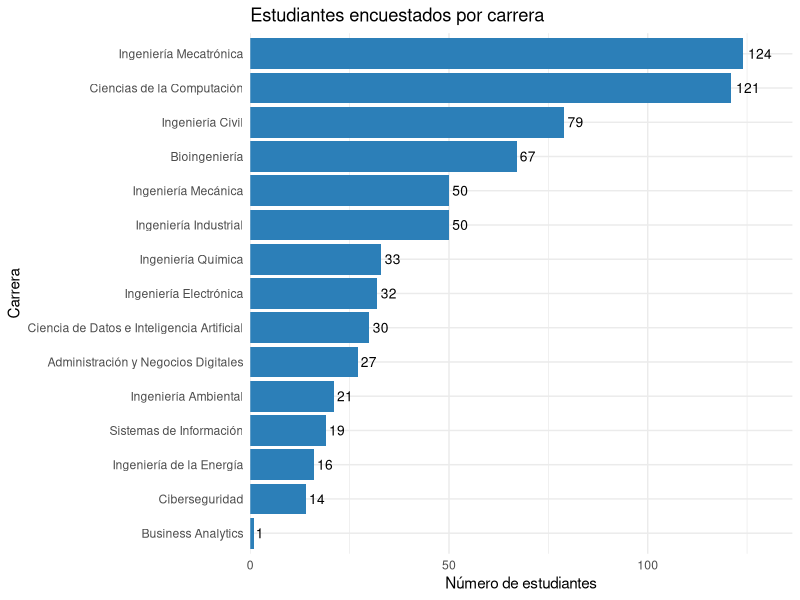
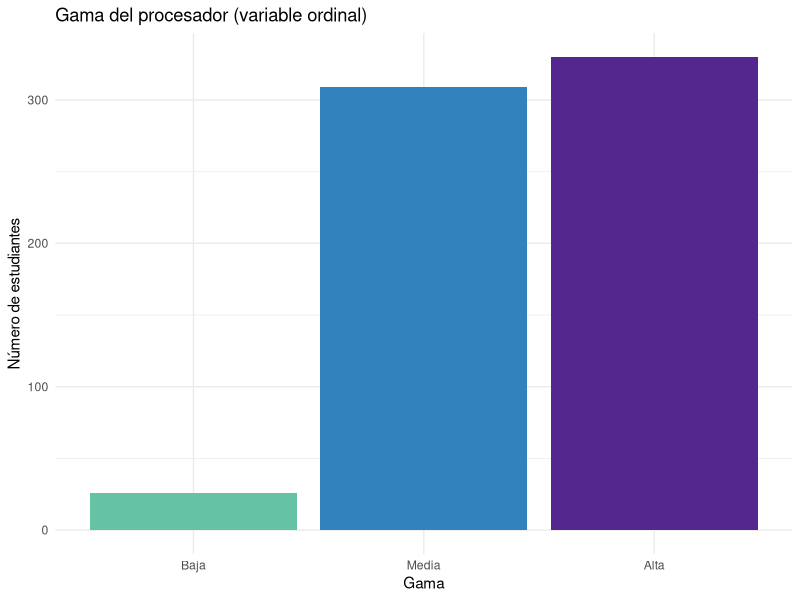
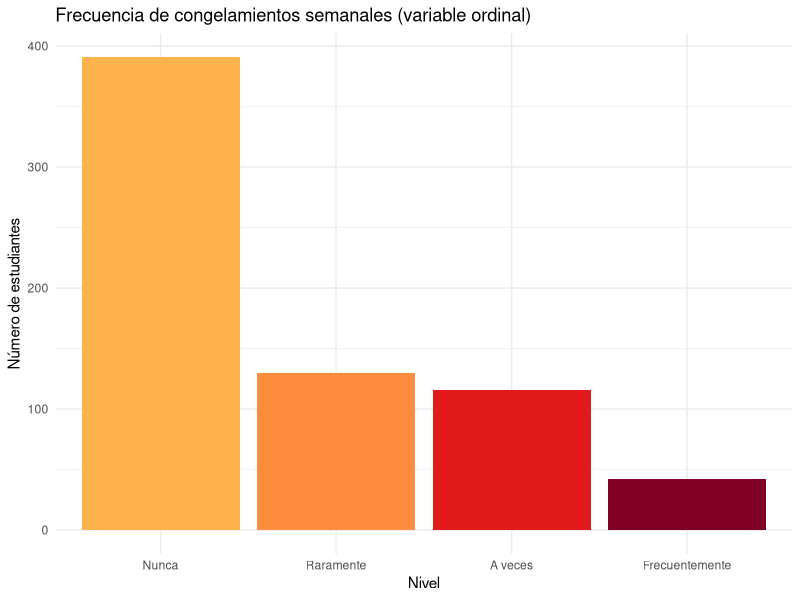
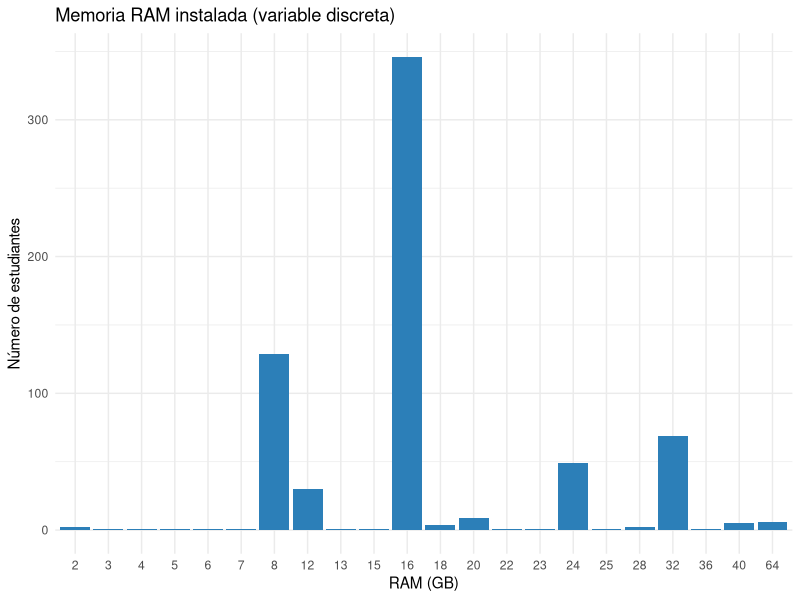
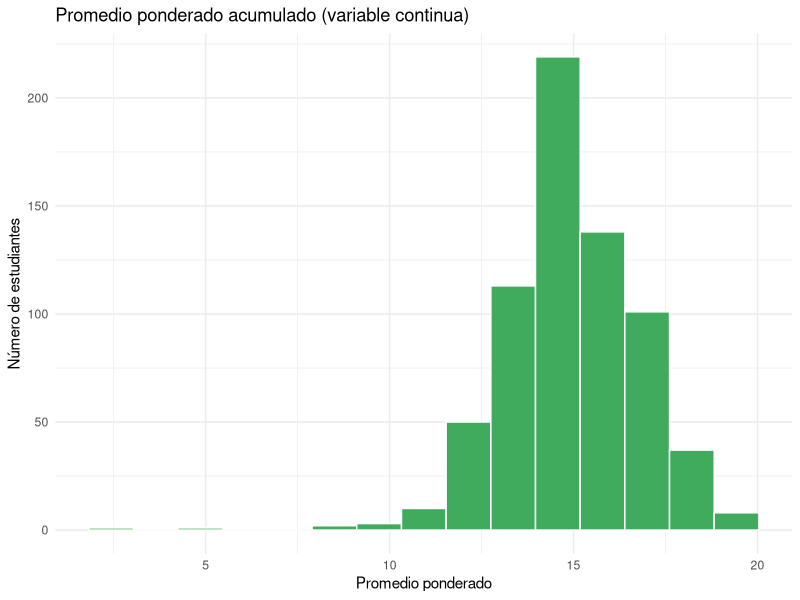
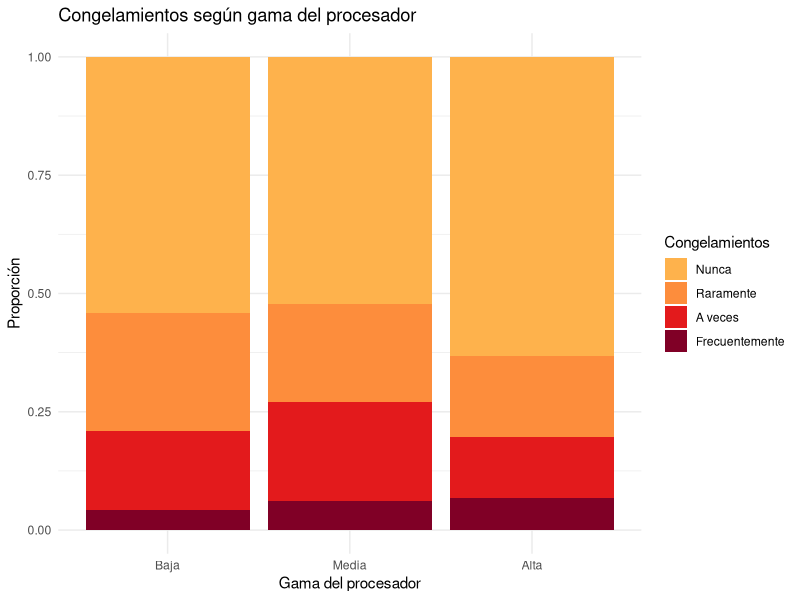
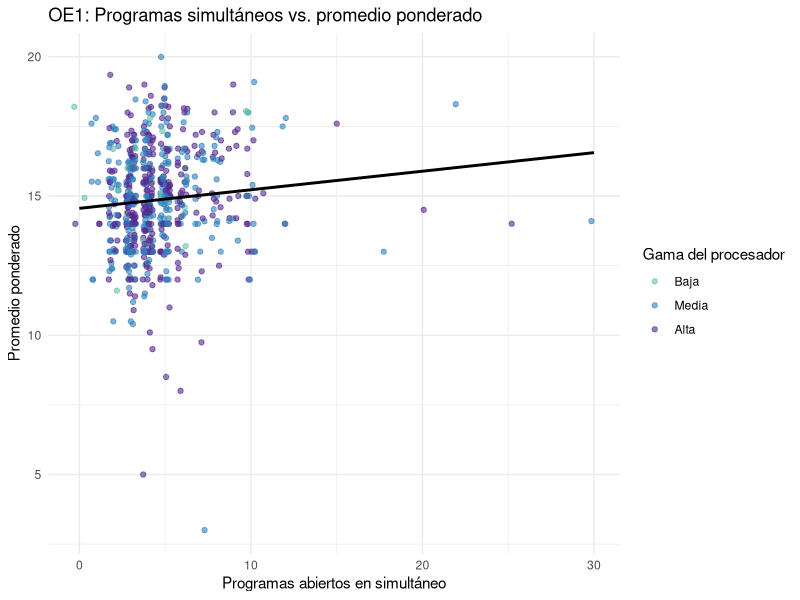
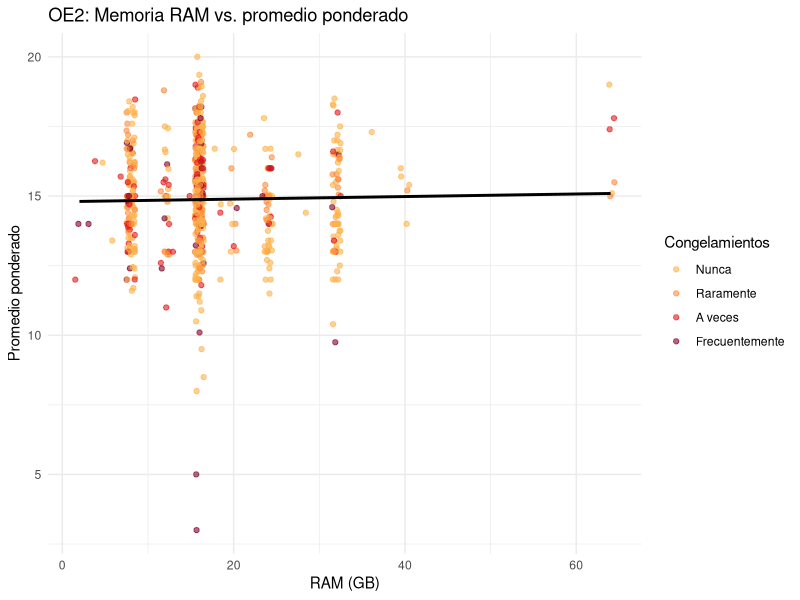

R code for these plots, in order:
## ---- chunk 1
paquetes <- c("dplyr", "readr", "stringr", "tidyr", "purrr", "tibble",
              "ggplot2", "glue", "knitr", "forcats")
faltan <- paquetes[!paquetes %in% rownames(installed.packages())]
if (length(faltan) > 0) install.packages(faltan, repos = "https://cloud.r-project.org")
library(dplyr)
library(readr)
library(stringr)
library(tidyr)
library(purrr)
library(tibble)
library(ggplot2)
library(glue)
library(knitr)
library(forcats)
## ---- chunk 2
raw <- read_csv("Encuesta.csv", show_col_types = FALSE)
## ---- chunk 3
datos_g3 <- raw %>%
  transmute(
    id_respuesta           = row_number(),
    grupo_encuestador      = `¿Qué grupo lo está encuestando?`,
    carrera                = `¿Cuál es tu carrera profesional?`,
    ciclo                  = `¿En qué ciclo académico estás actualmente? (Ej. 1,2,...,10)`,
    gama_procesador        = `¿A qué gama pertenece el procesador de tu laptop?`,
    fabricante_procesador  = `¿De qué marca/fabricante es el procesador de tu laptop?`,
    ram_gb                 = `¿Cuál es la capacidad de memoria RAM instalada en tu laptop en GB?`,
    programas_simultaneos  = `¿Cuántos programas o aplicaciones sueles tener abiertas en simultáneo mientras estudias?`,
    congelamientos_semana  = `En la última semana, ¿Cuántas veces tuviste que pausar o cancelar una tarea académica porque tu laptop se trabó, se reinició sola, o se cerró un programa sin que tú lo quisieras? (da un número aproximado)`,
    promedio_ponderado     = `¿Cuál es tu promedio ponderado acumulado actual? (ej. 15.4 )`,
    tiempo_estudio_horas   = `¿Cuántas horas diarias, en promedio, dedicas a estudiar o hacer trabajos con tu laptop?`
  )
## ---- chunk 4
radiografia <- function(df) {
  tibble(
    variable = names(df),
    tipo     = map_chr(df, ~ class(.x)[1]),
    n_na     = map_int(df, ~ sum(is.na(.x))),
    n_ceros  = map_int(df, ~ sum(suppressWarnings(as.numeric(.x)) == 0, na.rm = TRUE)),
    n_unicos = map_int(df, ~ n_distinct(.x))
  )
}
## ---- chunk 5
datos_norm <- datos_g3 %>%
  mutate(
    across(c(ciclo, ram_gb, programas_simultaneos, congelamientos_semana,
             promedio_ponderado, tiempo_estudio_horas), as.numeric),
    carrera         = str_trim(carrera),
    gama_procesador = str_trim(gama_procesador),
    fabricante_procesador = str_to_lower(str_trim(fabricante_procesador))
  )
## ---- chunk 6
datos_norm <- datos_norm %>%
  mutate(
    fabricante_procesador = case_when(
      str_detect(fabricante_procesador, "intel|inter")            ~ "Intel",
      str_detect(fabricante_procesador, "amd|ryzen")               ~ "AMD",
      str_detect(fabricante_procesador, "apple|\\bm1\\b|\\bm2\\b|\\bm3\\b") ~ "Apple",
      str_detect(fabricante_procesador, "no s[eé]|no lo s[eé]|desconoc") ~ NA_character_,
      TRUE ~ "Otro"
    )
  )

# PARA DECIDIR COMO EQUIPO: la categoría "Otro" agrupa respuestas que no son un
# fabricante de procesador (tarjetas gráficas, marcas de laptop, números sueltos, etc.).
# Se dejó igual que en el avance; revisar si conviene tratarlas como NA.
## ---- chunk 7
datos_norm <- datos_norm %>%
  mutate(
    gama_procesador = case_when(
      str_detect(gama_procesador, "Baja")  ~ "Baja",
      str_detect(gama_procesador, "Media") ~ "Media",
      str_detect(gama_procesador, "Alta")  ~ "Alta",
      TRUE ~ NA_character_
    ),
    gama_procesador = factor(gama_procesador,
                              levels = c("Baja", "Media", "Alta"),
                              ordered = TRUE)
  )
## ---- chunk 8
CICLO_MIN <- 1
CICLO_MAX <- 10

fuera_ciclo <- datos_norm %>% filter(ciclo < CICLO_MIN | ciclo > CICLO_MAX)

datos_poblacion <- datos_norm %>%
  filter(ciclo >= CICLO_MIN & ciclo <= CICLO_MAX)

n_excluidos_ciclo <- nrow(datos_g3) - nrow(datos_poblacion)
valores_excluidos_ciclo <- sort(unique(fuera_ciclo$ciclo))
## ---- chunk 9
# Para este paso se mantienen los rangos planteados por el equipo en el avance.
#
# PARA DECIDIR COMO EQUIPO: dos rangos son difíciles de justificar de forma lógica y
# podrían definirse con la regla del IQR (Q1 - 1.5*IQR, Q3 + 1.5*IQR):
#  - programas_simultaneos: el máximo de 30 es muy amplio; con IQR el límite superior
#    sería 8 programas (invalidaría unas 46 celdas más).
#  - promedio_ponderado: el mínimo de 0.01 permite promedios poco creíbles (3, 5, 8);
#    con IQR el límite inferior sería 10.35 (invalidaría unas 7 celdas más).
limites <- tribble(
  ~variable,                ~min_valido, ~max_valido, ~justificacion,
  "ram_gb",                 2,           64,          "Las laptops de consumo van desde equipos básicos con 2 GB hasta equipos de alto rendimiento con 64 GB; valores como 0 o 6798 GB no corresponden a la RAM real de una laptop.",
  "programas_simultaneos",  0,           30,          "Más de 30 programas abiertos a la vez no es una cantidad sostenible para estudiar con una laptop.",
  "congelamientos_semana",  0,           15,          "No puede haber conteos negativos y más de 15 en una semana equivaldría a más de dos interrupciones por día, algo poco creíble.",
  "promedio_ponderado",     0.01,        20,          "El promedio debe ser mayor que 0 y no puede superar 20, el máximo de la escala vigesimal de UTEC.",
  "tiempo_estudio_horas",   0.01,        16,          "Un día tiene 24 horas y, descontando unas 8 de sueño, quedan 16 horas como máximo disponibles."
)
## ---- chunk 10
detectar_outliers <- function(df, var, min_v, max_v) {
  x <- df[[var]]
  x[!is.na(x) & (x < min_v | x > max_v)]
}

reporte_outliers <- limites %>%
  mutate(
    valores_excluidos = pmap(list(variable, min_valido, max_valido),
                              ~ detectar_outliers(datos_poblacion, ..1, ..2, ..3)),
    n_excluidos = map_int(valores_excluidos, length),
    valores_texto = map_chr(valores_excluidos,
                             ~ if (length(.x) == 0) "—" else paste(sort(.x), collapse = ", "))
  )
## ---- chunk 11
#| label: tbl-limites
#| tbl-cap: "Rango válido de cada variable numérica, su justificación y los valores invalidados."
reporte_outliers %>%
  transmute(
    Variable = variable,
    `Rango válido` = glue("[{min_valido}, {max_valido}]"),
    `Justificación` = justificacion,
    `Valores invalidados` = valores_texto
  ) %>%
  kable()
## ---- chunk 12
datos_out <- datos_poblacion

for (i in seq_len(nrow(limites))) {
  v      <- limites$variable[i]
  lo     <- limites$min_valido[i]
  hi     <- limites$max_valido[i]
  fuera  <- datos_out[[v]] < lo | datos_out[[v]] > hi
  datos_out[[v]][which(fuera)] <- NA
}

total_marcados <- sum(reporte_outliers$n_excluidos)
## ---- chunk 13
tabla_carrera <- datos_out %>% count(carrera, sort = TRUE)

UMBRAL_BAJA_VARIABILIDAD <- 5

categorias_raras <- tabla_carrera %>% filter(n < UMBRAL_BAJA_VARIABILIDAD)
## ---- chunk 14
vars_analisis <- c("gama_procesador", "fabricante_procesador", "carrera", "ram_gb",
                    "programas_simultaneos", "congelamientos_semana",
                    "promedio_ponderado", "tiempo_estudio_horas")

n_total     <- nrow(datos_out)
n_completos <- datos_out %>% drop_na(all_of(vars_analisis)) %>% nrow()
## ---- chunk 15
# Se conservan las filas aunque tengan datos faltantes, salvo las que tengan una cantidad
# alta de NA (la mitad o más de las variables de análisis).
UMBRAL_NA <- length(vars_analisis) / 2

datos_limpios <- datos_out %>%
  mutate(n_na_fila = rowSums(is.na(across(all_of(vars_analisis))))) %>%
  filter(n_na_fila < UMBRAL_NA) %>%
  select(-n_na_fila)
## ---- chunk 16
rad_final <- radiografia(datos_limpios %>% select(all_of(vars_analisis)))
## ---- chunk 17
#| label: tbl-na
#| tbl-cap: "Datos faltantes y observaciones válidas por variable en la base final."
rad_final %>%
  transmute(Variable = variable, Tipo = tipo,
            `Datos faltantes` = n_na,
            `Observaciones válidas` = nrow(datos_limpios) - n_na) %>%
  kable()
## ---- chunk 18
datos_limpios <- datos_limpios %>%
  mutate(
    congelamientos_nivel = case_when(
      congelamientos_semana == 0 ~ "Nunca",
      congelamientos_semana == 1 ~ "Raramente",
      congelamientos_semana %in% 2:3 ~ "A veces",
      congelamientos_semana >= 4 ~ "Frecuentemente"
    ),
    congelamientos_nivel = factor(congelamientos_nivel,
                                   levels = c("Nunca", "Raramente", "A veces", "Frecuentemente"),
                                   ordered = TRUE)
  )
## ---- chunk 19
datos_limpios <- datos_limpios %>%
  mutate(
    # Nominales -> factor sin orden
    fabricante_procesador = factor(fabricante_procesador),
    carrera                = factor(carrera),
    # Ordinales -> factor ordenado (ya quedaron así arriba, se confirma)
    gama_procesador        = factor(gama_procesador, ordered = TRUE),
    congelamientos_nivel   = factor(congelamientos_nivel, ordered = TRUE),
    # Discretas -> integer
    ram_gb                 = as.integer(ram_gb),
    programas_simultaneos  = as.integer(programas_simultaneos),
    # Continuas -> double
    promedio_ponderado     = as.double(promedio_ponderado),
    tiempo_estudio_horas   = as.double(tiempo_estudio_horas)
  )
## ---- chunk 20
moda_categorica <- function(x) {
  tab <- table(x)
  names(tab)[which.max(tab)]
}

cv <- function(x) sd(x, na.rm = TRUE) / mean(x, na.rm = TRUE) * 100

resumen_cuanti <- function(x) {
  tibble(
    n        = sum(!is.na(x)),
    media    = mean(x, na.rm = TRUE),
    mediana  = median(x, na.rm = TRUE),
    sd       = sd(x, na.rm = TRUE),
    varianza = var(x, na.rm = TRUE),
    p25      = quantile(x, 0.25, na.rm = TRUE),
    p75      = quantile(x, 0.75, na.rm = TRUE),
    iqr      = IQR(x, na.rm = TRUE),
    cv       = cv(x),
    min      = min(x, na.rm = TRUE),
    max      = max(x, na.rm = TRUE)
  )
}

interpretar_cuanti <- function(nombre, s, descripcion = "") {
  calidad_cv <- if (s$cv < 15) "baja" else if (s$cv < 33) "moderada" else "alta"
  descriptor_sugerido <- if (s$cv < 33) "la media (o la mediana)" else "la mediana, por la alta dispersión"
  glue(
    "En promedio, los estudiantes reportan {round(s$media,2)} {descripcion}, aunque el 25% más ",
    "alto reporta más de {round(s$p75,2)} y el 25% más bajo reporta {round(s$p25,2)} o menos ",
    "(IQR = {round(s$iqr,2)}). La mediana es {round(s$mediana,2)}, es decir, la mitad de los ",
    "estudiantes está por debajo de ese valor. La variabilidad relativa es ",
    "**{calidad_cv}** (CV = {round(s$cv,1)}%), por lo que {descriptor_sugerido} ",
    "{ifelse(s$cv<33,'es un descriptor adecuado','resulta más representativa que la media')} ",
    "para resumir `{nombre}`."
  )
}

interpretar_categorica <- function(nombre, tabla, ordinal = FALSE) {
  top <- tabla %>% slice_max(n, n = 1)
  glue(
    "La categoría más frecuente de `{nombre}` es **{top[[1]][1]}**, con ",
    "{top$n[1]} de {sum(tabla$n)} respuestas ({round(100*top$n[1]/sum(tabla$n),1)}%). ",
    "{ifelse(ordinal, 'Al tratarse de una variable ordinal, el orden de las categorías es informativo: se puede leer la tabla como una progresión desde el nivel más bajo hasta el más alto.', 'Al ser nominal, las categorías no tienen un orden intrínseco, por lo que solo se compara su frecuencia relativa.')}"
  )
}
## ---- chunk 21
tabla_carrera_final <- datos_limpios %>%
  count(carrera, sort = TRUE) %>%
  mutate(proporcion = round(100 * n / sum(n), 1))
## ---- chunk 22
#| label: fig-carrera
#| fig-cap: "Distribución de los estudiantes por carrera."
#| fig-height: 5.5
ggplot(tabla_carrera_final, aes(x = n, y = fct_reorder(carrera, n))) +
  geom_col(fill = "#2C7FB8") +
  geom_text(aes(label = n), hjust = -0.2, size = 3.5) +
  scale_x_continuous(expand = expansion(mult = c(0, .1))) +
  labs(title = "Estudiantes encuestados por carrera",
       x = "Número de estudiantes", y = "Carrera") +
  theme_minimal()
## ---- chunk 23
cat(interpretar_categorica("carrera", tabla_carrera_final, ordinal = FALSE))
## ---- chunk 24
# Colores: cada variable categórica conserva su paleta en todos los gráficos
col_gama   <- c("Baja" = "#66C2A5", "Media" = "#3182BD", "Alta" = "#54278F")
col_congel <- c("Nunca" = "#FEB24C", "Raramente" = "#FD8D3C",
                "A veces" = "#E31A1C", "Frecuentemente" = "#800026")
## ---- chunk 25
tabla_gama2 <- datos_limpios %>%
  drop_na(gama_procesador) %>%
  count(gama_procesador) %>%
  mutate(proporcion = round(100 * n / sum(n), 1))
## ---- chunk 26
#| label: fig-gama
#| fig-cap: "Distribución de la gama del procesador."
ggplot(drop_na(datos_limpios, gama_procesador), aes(x = gama_procesador, fill = gama_procesador)) +
  geom_bar(show.legend = FALSE) +
  scale_fill_manual(values = col_gama) +
  labs(title = "Gama del procesador (variable ordinal)",
       x = "Gama", y = "Número de estudiantes") +
  theme_minimal()
## ---- chunk 27
#| label: tbl-gama
#| tbl-cap: "Frecuencia de la gama del procesador."
kable(tabla_gama2, col.names = c("Gama", "n", "Porcentaje (%)"))
## ---- chunk 28
cat(interpretar_categorica("gama_procesador", tabla_gama2, ordinal = TRUE))
## ---- chunk 29
tabla_congel2 <- datos_limpios %>%
  drop_na(congelamientos_nivel) %>%
  count(congelamientos_nivel) %>%
  mutate(proporcion = round(100 * n / sum(n), 1))
## ---- chunk 30
#| label: fig-congel
#| fig-cap: "Distribución de la frecuencia de congelamientos semanales."
ggplot(drop_na(datos_limpios, congelamientos_nivel), aes(x = congelamientos_nivel, fill = congelamientos_nivel)) +
  geom_bar(show.legend = FALSE) +
  scale_fill_manual(values = col_congel) +
  labs(title = "Frecuencia de congelamientos semanales (variable ordinal)",
       x = "Nivel", y = "Número de estudiantes") +
  theme_minimal()
## ---- chunk 31
#| label: tbl-congel
#| tbl-cap: "Frecuencia de los congelamientos semanales."
kable(tabla_congel2, col.names = c("Nivel", "n", "Porcentaje (%)"))
## ---- chunk 32
cat(interpretar_categorica("congelamientos_nivel", tabla_congel2, ordinal = TRUE))
## ---- chunk 33
s_ram <- resumen_cuanti(datos_limpios$ram_gb)
## ---- chunk 34
#| label: fig-ram
#| fig-cap: "Distribución de la memoria RAM instalada."
ggplot(drop_na(datos_limpios, ram_gb), aes(x = factor(ram_gb))) +
  geom_bar(fill = "#2C7FB8") +
  labs(title = "Memoria RAM instalada (variable discreta)",
       x = "RAM (GB)", y = "Número de estudiantes") +
  theme_minimal()
## ---- chunk 35
#| label: tbl-ram
#| tbl-cap: "Descriptores de la memoria RAM (GB)."
s_ram %>%
  select(n, media, mediana, sd, iqr, cv) %>%
  kable(digits = 2, col.names = c("n", "Media", "Mediana", "Desv. est.", "IQR", "CV (%)"))
## ---- chunk 36
cat(interpretar_cuanti("ram_gb", s_ram, "GB de memoria RAM instalada en su laptop"))
## ---- chunk 37
s_prom <- resumen_cuanti(datos_limpios$promedio_ponderado)
## ---- chunk 38
#| label: fig-promedio
#| fig-cap: "Distribución del promedio ponderado acumulado."
ggplot(drop_na(datos_limpios, promedio_ponderado), aes(x = promedio_ponderado)) +
  geom_histogram(bins = 15, fill = "#41AB5D", color = "white") +
  labs(title = "Promedio ponderado acumulado (variable continua)",
       x = "Promedio ponderado", y = "Número de estudiantes") +
  theme_minimal()
## ---- chunk 39
#| label: tbl-promedio
#| tbl-cap: "Descriptores del promedio ponderado acumulado."
s_prom %>%
  select(n, media, mediana, sd, iqr, cv) %>%
  kable(digits = 2, col.names = c("n", "Media", "Mediana", "Desv. est.", "IQR", "CV (%)"))
## ---- chunk 40
cat(interpretar_cuanti("promedio_ponderado", s_prom, "puntos de promedio ponderado"))
## ---- chunk 41
tabla_cruzada <- datos_limpios %>%
  drop_na(gama_procesador, congelamientos_nivel) %>%
  count(gama_procesador, congelamientos_nivel) %>%
  group_by(gama_procesador) %>%
  mutate(proporcion = round(100 * n / sum(n), 1)) %>%
  ungroup()
## ---- chunk 42
#| label: tbl-cruzada
#| tbl-cap: "Estudiantes por gama del procesador y nivel de congelamientos."
tabla_cruzada %>%
  select(gama_procesador, congelamientos_nivel, n, proporcion) %>%
  arrange(gama_procesador, congelamientos_nivel) %>%
  kable(col.names = c("Gama", "Congelamientos", "n", "Porcentaje dentro de la gama (%)"))
## ---- chunk 43
#| label: fig-cat-cat
#| fig-cap: "Congelamientos semanales según la gama del procesador."
ggplot(tabla_cruzada, aes(x = gama_procesador, y = proporcion, fill = congelamientos_nivel)) +
  geom_col(position = "fill") +
  scale_fill_manual(values = col_congel) +
  labs(title = "Congelamientos según gama del procesador",
       x = "Gama del procesador", y = "Proporción",
       fill = "Congelamientos") +
  theme_minimal()
## ---- chunk 44
frecuentes_por_gama <- tabla_cruzada %>%
  filter(congelamientos_nivel == "Frecuentemente") %>%
  select(gama_procesador, proporcion)

gama_mas_frecuente <- frecuentes_por_gama %>% slice_max(proporcion, n = 1)
gama_menos_frecuente <- frecuentes_por_gama %>% slice_min(proporcion, n = 1)

cat(glue(
  "Entre los estudiantes con gama **{gama_mas_frecuente$gama_procesador[1]}**, el ",
  "{gama_mas_frecuente$proporcion[1]}% reporta congelamientos \"Frecuentemente\", frente a solo ",
  "{gama_menos_frecuente$proporcion[1]}% entre los de gama **{gama_menos_frecuente$gama_procesador[1]}**. ",
  "Esto sugiere que la gama del procesador y la frecuencia de congelamientos **no se distribuyen ",
  "de forma homogénea** entre sí, es decir, parecen estar asociadas."
))
## ---- chunk 45
cor_prog_prom <- cor(datos_limpios$programas_simultaneos, datos_limpios$promedio_ponderado,
                      use = "complete.obs")

cor_prog_gama <- datos_limpios %>%
  drop_na(gama_procesador, programas_simultaneos, promedio_ponderado) %>%
  group_by(gama_procesador) %>%
  summarise(n = n(), r = cor(programas_simultaneos, promedio_ponderado), .groups = "drop")
## ---- chunk 46
#| label: fig-oe1
#| fig-cap: "Programas abiertos en simultáneo y promedio ponderado, según la gama del procesador."
ggplot(drop_na(datos_limpios, gama_procesador, programas_simultaneos, promedio_ponderado),
       aes(x = programas_simultaneos, y = promedio_ponderado)) +
  geom_jitter(aes(color = gama_procesador), alpha = 0.6, width = 0.3) +
  geom_smooth(method = "lm", se = FALSE, color = "black") +
  scale_color_manual(values = col_gama) +
  labs(title = "OE1: Programas simultáneos vs. promedio ponderado",
       x = "Programas abiertos en simultáneo", y = "Promedio ponderado",
       color = "Gama del procesador") +
  theme_minimal()
## ---- chunk 47
#| label: tbl-cor-oe1
#| tbl-cap: "Correlación entre programas simultáneos y promedio ponderado, por gama del procesador."
kable(cor_prog_gama, digits = 2, col.names = c("Gama", "n", "Correlación (r)"))
## ---- chunk 48
fuerza <- function(r) {
  a <- abs(r)
  if (a < 0.1) "prácticamente nula"
  else if (a < 0.3) "débil"
  else if (a < 0.5) "moderada"
  else "fuerte"
}
sentido <- function(r) ifelse(r >= 0, "positiva (a más programas abiertos, mayor promedio)",
                               "negativa (a más programas abiertos, menor promedio)")

cat(glue(
  "La correlación de Pearson entre `programas_simultaneos` y `promedio_ponderado` es ",
  "r = {round(cor_prog_prom,3)}, una relación **{fuerza(cor_prog_prom)}** y ",
  "**{sentido(cor_prog_prom)}**, en línea con lo que explora el OE1."
))
## ---- chunk 49
cor_ram_prom <- cor(datos_limpios$ram_gb, datos_limpios$promedio_ponderado,
                     use = "complete.obs")

cor_ram_congel <- datos_limpios %>%
  drop_na(congelamientos_nivel, ram_gb, promedio_ponderado) %>%
  group_by(congelamientos_nivel) %>%
  summarise(n = n(), r = cor(ram_gb, promedio_ponderado), .groups = "drop")
## ---- chunk 50
#| label: fig-oe2
#| fig-cap: "Memoria RAM y promedio ponderado, según la frecuencia de congelamientos."
ggplot(drop_na(datos_limpios, congelamientos_nivel, ram_gb, promedio_ponderado),
       aes(x = ram_gb, y = promedio_ponderado)) +
  geom_jitter(aes(color = congelamientos_nivel), alpha = 0.6, width = 0.5) +
  geom_smooth(method = "lm", se = FALSE, color = "black") +
  scale_color_manual(values = col_congel) +
  labs(title = "OE2: Memoria RAM vs. promedio ponderado",
       x = "RAM (GB)", y = "Promedio ponderado",
       color = "Congelamientos") +
  theme_minimal()
## ---- chunk 51
#| label: tbl-cor-oe2
#| tbl-cap: "Correlación entre RAM y promedio ponderado, por frecuencia de congelamientos."
kable(cor_ram_congel, digits = 2, col.names = c("Congelamientos", "n", "Correlación (r)"))
## ---- chunk 52
cat(glue(
  "La correlación de Pearson entre `ram_gb` y `promedio_ponderado` es ",
  "r = {round(cor_ram_prom,3)}, una relación **{fuerza(cor_ram_prom)}** y ",
  "**{ifelse(cor_ram_prom >= 0, 'positiva (a más RAM, mayor promedio)', 'negativa (a más RAM, menor promedio)')}**, ",
  "en línea con lo que explora el OE2."
))
## ---- chunk 53
resumen_gama <- datos_limpios %>%
  drop_na(gama_procesador, promedio_ponderado) %>%
  group_by(gama_procesador) %>%
  summarise(media_promedio = mean(promedio_ponderado), sd_promedio = sd(promedio_ponderado),
             n = n(), .groups = "drop")
## ---- chunk 54
#| label: tbl-resumen-gama
#| tbl-cap: "Promedio ponderado según la gama del procesador."
kable(resumen_gama, digits = 2, col.names = c("Gama", "Media", "Desv. est.", "n"))
## ---- chunk 55
#| label: fig-box-gama
#| fig-cap: "Promedio ponderado según la gama del procesador."
ggplot(drop_na(datos_limpios, gama_procesador, promedio_ponderado),
       aes(x = gama_procesador, y = promedio_ponderado, fill = gama_procesador)) +
  geom_boxplot(show.legend = FALSE) +
  scale_fill_manual(values = col_gama) +
  labs(title = "OE1: Promedio ponderado según gama del procesador",
       x = "Gama del procesador", y = "Promedio ponderado") +
  theme_minimal()
## ---- chunk 56
UMBRAL_N_CHICO <- 20

top_gama <- resumen_gama %>% slice_max(media_promedio, n = 1)
bottom_gama <- resumen_gama %>% slice_min(media_promedio, n = 1)

grupos_chicos <- resumen_gama %>% filter(n < UMBRAL_N_CHICO)

cat(glue(
  "El grupo con gama **{top_gama$gama_procesador[1]}** tiene el promedio ponderado medio más ",
  "alto ({round(top_gama$media_promedio[1],2)}, n = {top_gama$n[1]}), mientras que el grupo con ",
  "gama **{bottom_gama$gama_procesador[1]}** tiene el más bajo ",
  "({round(bottom_gama$media_promedio[1],2)}, n = {bottom_gama$n[1]}), una diferencia de ",
  "{round(top_gama$media_promedio[1]-bottom_gama$media_promedio[1],2)} puntos."
))

if (nrow(grupos_chicos) > 0) {
  cat(glue(
    "\n\n **Advertencia de tamaño de muestra:** ",
    "{paste(glue('`{grupos_chicos$gama_procesador}` (n = {grupos_chicos$n})'), collapse=', ')} ",
    "tiene{ifelse(nrow(grupos_chicos)==1,'','n')} menos de {UMBRAL_N_CHICO} observaciones, por lo ",
    "que su media es poco estable y la comparación entre grupos debe tomarse con cautela: no ",
    "necesariamente refleja un patrón real asociado al OE1, podría deberse al tamaño de muestra ",
    "reducido de ese grupo."
  ))
} else {
  cat(" Todos los grupos tienen un tamaño de muestra razonable, lo que da mayor confianza a la comparación (consistente con el OE1).")
}
## ---- chunk 57
resumen_congel <- datos_limpios %>%
  drop_na(congelamientos_nivel, promedio_ponderado) %>%
  group_by(congelamientos_nivel) %>%
  summarise(media_promedio = mean(promedio_ponderado), sd_promedio = sd(promedio_ponderado),
             n = n(), .groups = "drop")
## ---- chunk 58
#| label: tbl-resumen-congel
#| tbl-cap: "Promedio ponderado según la frecuencia de congelamientos."
kable(resumen_congel, digits = 2, col.names = c("Congelamientos", "Media", "Desv. est.", "n"))
## ---- chunk 59
#| label: fig-box-congel
#| fig-cap: "Promedio ponderado según la frecuencia de congelamientos."
ggplot(drop_na(datos_limpios, congelamientos_nivel, promedio_ponderado),
       aes(x = congelamientos_nivel, y = promedio_ponderado, fill = congelamientos_nivel)) +
  geom_boxplot(show.legend = FALSE) +
  scale_fill_manual(values = col_congel) +
  labs(title = "OE2: Promedio ponderado según frecuencia de congelamientos",
       x = "Frecuencia de congelamientos", y = "Promedio ponderado") +
  theme_minimal()
## ---- chunk 60
top_congel <- resumen_congel %>% slice_max(media_promedio, n = 1)
bottom_congel <- resumen_congel %>% slice_min(media_promedio, n = 1)
grupos_chicos_congel <- resumen_congel %>% filter(n < UMBRAL_N_CHICO)

cat(glue(
  "El grupo que reporta congelamientos \"{bottom_congel$congelamientos_nivel[1]}\" tiene el ",
  "promedio ponderado medio más bajo ({round(bottom_congel$media_promedio[1],2)}, n = {bottom_congel$n[1]}), mientras que ",
  "\"{top_congel$congelamientos_nivel[1]}\" tiene el más alto ",
  "({round(top_congel$media_promedio[1],2)}, n = {top_congel$n[1]}), lo que aporta evidencia descriptiva para el OE2."
))

if (nrow(grupos_chicos_congel) > 0) {
  cat(glue(
    "\n\n **Advertencia de tamaño de muestra:** ",
    "{paste(glue('`{grupos_chicos_congel$congelamientos_nivel}` (n = {grupos_chicos_congel$n})'), collapse=', ')} ",
    "tiene{ifelse(nrow(grupos_chicos_congel)==1,'','n')} menos de {UMBRAL_N_CHICO} observaciones, ",
    "por lo que esa comparación puntual debe tomarse con cautela."
  ))
}
